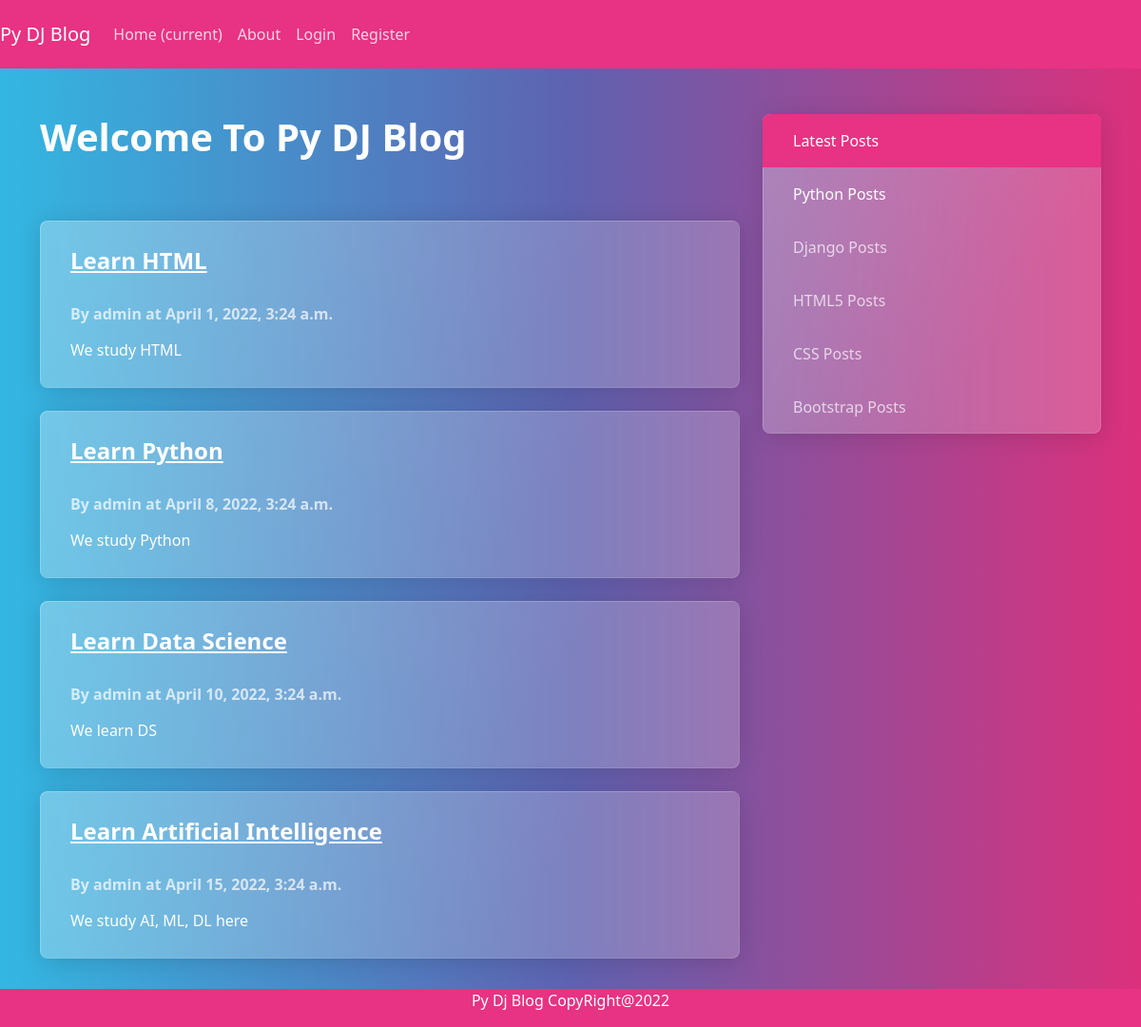
The page / on the database its author committed.
### blogg/models.py (models this page shows)
class Post(models.Model):
    title = models.CharField(max_length=100)
    content = models.TextField()
    date_posted = models.DateTimeField(default=timezone.now)  # possible values - auto_now = True , auto_now_add = True, default
    author = models.ForeignKey(User,on_delete = models.CASCADE)

### blogg/views.py (the view)
# urls.py: path('',views.home),
def home(request):
    data = {
        "posts":Post.objects.all()
    }
    return render(request,'home.html',data)

### blogg/templates/home.html
{% extends 'base.html' %} {% block content%}
<h1>Welcome To Py DJ Blog</h1>
<br />
<br />
{% for p in posts %}
<div class="card">
  <div class="card-body">
    <div class="row">
      <div class="col-md-11">
        <h4><a class="card-title" href="#">{{p.title}}</a></h4>
      </div>
    </div>
    <br />
    <h6 class="card-subtitle mb-2 text-muted">
      By {{p.author}} at {{p.date_posted}} <br />
    </h6>
    <p class="card-text" style="white-space: pre">{{p.content}}</p>
  </div>
</div>
<br />
{% endfor %} {% endblock%}

### templates/base.html (shortened to what this page needs)
{% load static %}
<!DOCTYPE html>
<html lang="en">
  <head>
    <link
      rel="stylesheet"
      type="text/css"
      href="{% static 'css/bootstrap.min.css'%}"
    />
    <link
      rel="stylesheet"
      type="text/css"
      href="{% static 'css/custom.css'%}"
    />
  </head>
  <body>
    <nav class="navbar navbar-expand-lg navbar-dark bg-primary">
      <a class="navbar-brand" href="#">Py DJ Blog</a>
      <div class="collapse navbar-collapse" id="navbarColor01">
        <ul class="navbar-nav mr-auto">
          <li class="nav-item active">
            <a class="nav-link" href="#"
              >Home <span class="sr-only">(current)</span></a
            >
          </li>
          <li class="nav-item">
            <a class="nav-link" href="#">About</a>
          </li>
          <li class="nav-item">
            <a class="nav-link" href="#">Login</a>
          </li>
          <li class="nav-item">
            <a class="nav-link" href="{% url 'register' %}">Register</a>
          </li>
        </ul>
      </div>
    </nav>
    <br />
    <br />
    <div class="container">
      <div class="row">
        <div class="col-sm-8">{% block content%} {% endblock%}</div>
        <div class="col-sm-4">
          <div class="list-group">
            <a href="#" class="list-group-item list-group-item-action active">
              Latest Posts
            </a>
            <a href="#" class="list-group-item list-group-item-action">
              Python Posts
            </a>
            <a href="#" class="list-group-item list-group-item-action disabled">
              Django Posts
            </a>
            <a href="#" class="list-group-item list-group-item-action disabled">
              HTML5 Posts
            </a>
            <a href="#" class="list-group-item list-group-item-action disabled">
              CSS Posts
            </a>
            <a href="#" class="list-group-item list-group-item-action disabled">
              Bootstrap Posts
            </a>
          </div>
        </div>
      </div>
    </div>
    <br />
    <br />
    <div class="footer">
      <p>Py Dj Blog CopyRight@2022</p>
    </div>
  </body>
</html>

### static/css/custom.css (style rules this page uses)
.footer { position: fixed; left: 0; bottom: 0; width: 100%; background-color:#e83283; color: white; text-align: center; }

### rows shown on the page
Post: title "Learn HTML", author "admin", date_posted "April 1, 2022, 3:24 a.m.", content "We study HTML"
Post: title "Learn Python", author "admin", date_posted "April 8, 2022, 3:24 a.m.", content "We study Python"
Post: title "Learn Data Science", author "admin", date_posted "April 10, 2022, 3:24 a.m.", content "We learn DS"
Post: title "Learn Artificial Intelligence", author "admin", date_posted "April 15, 2022, 3:24 a.m.", content "We study AI, ML, DL here"
